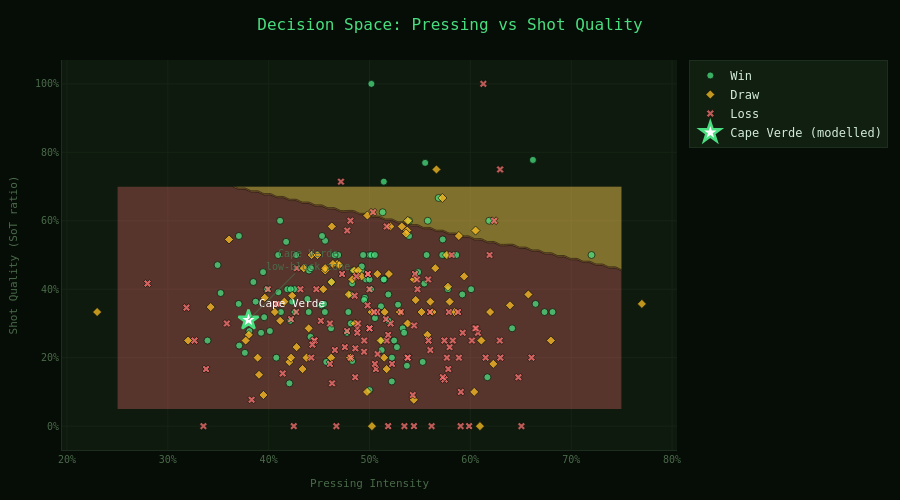

Source (notebook cell):
### Code cell
# Chart 2: Decision Space Map
# 2D contour: pressing vs shot quality, coloured by predicted outcome
# Every WC/Euro/Copa team plotted on top

press_range = np.linspace(0.25, 0.75, 80)
sot_range   = np.linspace(0.05, 0.70, 80)
PP, SS      = np.meshgrid(press_range, sot_range)

# xg scales with sot_ratio so the contour reflects the strongest predictor meaningfully
xg_mean = float(df["xg"].mean())
opp_xg_mean = float(df["opp_xg"].mean())
grid_rows = []
for p, s in zip(PP.ravel(), SS.ravel()):
    xg_scaled = xg_mean * (0.6 + s * 0.8)
    opp_xg_scaled = opp_xg_mean * (1.2 - p * 0.5)
    grid_rows.append({
        "xg": xg_scaled, "opp_xg": opp_xg_scaled, "xg_diff": xg_scaled - opp_xg_scaled,
        "possession": 0.40 + p * 0.20, "shots": 14, "opp_shots": 14,
        "sot": int(s*14), "sot_ratio": s,
        "press_ratio": p, "first_sub_min": 65,
        "n_subs": 4, "up_xg": s * 0.15, "duel_ratio": 0.45 + p * 0.10,
    })

grid_df   = pd.DataFrame(grid_rows)
grid_pred = outcome_tree.predict(grid_df[DECISION_FEATURES])
pred_names = le.inverse_transform(grid_pred)
cmap = {"Win": 1.0, "Draw": 0.5, "Loss": 0.0}
pred_vals = np.array([cmap[n] for n in pred_names]).reshape(PP.shape)

fig_space = go.Figure()
fig_space.add_trace(go.Contour(
    x=press_range, y=sot_range, z=pred_vals,
    colorscale=[
        [0.00, "rgba(248,113,113,0.5)"],
        [0.50, "rgba(251,191,36,0.5)"],
        [1.00, "rgba(74,222,128,0.5)"],
    ],
    contours=dict(start=0, end=1, size=0.5, showlabels=False),
    showscale=False, opacity=0.65,
    hoverinfo="skip",
))

for outcome, color, sym in [("Win",C["win"],"circle"),("Draw",C["draw"],"diamond"),("Loss",C["loss"],"x")]:
    sub = df[df["outcome"]==outcome]
    fig_space.add_trace(go.Scatter(
        x=sub["press_ratio"], y=sub["sot_ratio"],
        mode="markers", name=outcome,
        marker=dict(color=color, size=7, symbol=sym,
                    opacity=0.75, line=dict(color=C["bg"], width=0.8)),
        text=sub["team"]+" vs "+sub["opponent"]+" ("+sub["tournament"].str.split().str[-1]+")",
        hovertemplate="%{text}<br>Press: %{x:.0%} | SoT: %{y:.0%}<extra></extra>",
    ))

fig_space.add_trace(go.Scatter(
    x=[0.38], y=[0.31],
    mode="markers+text", name="Cape Verde (modelled)",
    marker=dict(color="#ffffff", size=15, symbol="star",
                line=dict(color=C["win"], width=2.5)),
    text=["Cape Verde"], textposition="top right",
    textfont=dict(color="#ffffff", size=11),
))

fig_space.update_layout(
    **BASE,
    title=dict(text="Decision Space: Pressing vs Shot Quality", font=dict(size=16,color=C["win"]), x=0.5),
    xaxis={**axis("Pressing Intensity", pct=True)},
    yaxis={**axis("Shot Quality (SoT ratio)", pct=True)},
    legend=dict(bgcolor=C["card"], bordercolor=C["border"], borderwidth=1),
    height=500,
    annotations=[
        dict(x=0.38, y=0.31, ax=60, ay=-60, text="Cape Verde<br>low-block zone",
             font=dict(color=C["muted"], size=10), showarrow=True,
             arrowcolor=C["muted"], arrowwidth=1),
    ]
)
fig_space.show()

### Figure 1 — Plotly figure (JSON) as saved in the notebook; plotly's stock layout.template omitted (floating-point values rounded to 4 significant figures; data arrays with more than 128 entries replaced by an {"elided": "..."} marker saying what was removed)
{"data": [{"colorscale": [[0.0, "rgba(248,113,113,0.5)"], [0.5, "rgba(251,191,36,0.5)"], [1.0, "rgba(74,222,128,0.5)"]], "contours": {"end": 1, "showlabels": false, "size": 0.5, "start": 0}, "hoverinfo": "skip", "opacity": 0.65, "showscale": false, "type": "contour", "x": [0.25, 0.2563, 0.2627, 0.269, 0.2753, 0.2816, 0.288, 0.2943, 0.3006, 0.307, 0.3133, 0.3196, 0.3259, 0.3323, 0.3386, 0.3449, 0.3513, 0.3576, 0.3639, 0.3703, 0.3766, 0.3829, 0.3892, 0.3956, 0.4019, 0.4082, 0.4146, 0.4209, 0.4272, 0.4335, 0.4399, 0.4462, 0.4525, 0.4589, 0.4652, 0.4715, 0.4778, 0.4842, 0.4905, 0.4968, 0.5032, 0.5095, 0.5158, 0.5222, 0.5285, 0.5348, 0.5411, 0.5475, 0.5538, 0.5601, 0.5665, 0.5728, 0.5791, 0.5854, 0.5918, 0.5981, 0.6044, 0.6108, 0.6171, 0.6234, 0.6297, 0.6361, 0.6424, 0.6487, 0.6551, 0.6614, 0.6677, 0.6741, 0.6804, 0.6867, 0.693, 0.6994, 0.7057, 0.712, 0.7184, 0.7247, 0.731, 0.7373, 0.7437, 0.75], "y": [0.05, 0.05823, 0.06646, 0.07468, 0.08291, 0.09114, 0.09937, 0.1076, 0.1158, 0.1241, 0.1323, 0.1405, 0.1487, 0.157, 0.1652, 0.1734, 0.1816, 0.1899, 0.1981, 0.2063, 0.2146, 0.2228, 0.231, 0.2392, 0.2475, 0.2557, 0.2639, 0.2722, 0.2804, 0.2886, 0.2968, 0.3051, 0.3133, 0.3215, 0.3297, 0.338, 0.3462, 0.3544, 0.3627, 0.3709, 0.3791, 0.3873, 0.3956, 0.4038, 0.412, 0.4203, 0.4285, 0.4367, 0.4449, 0.4532, 0.4614, 0.4696, 0.4778, 0.4861, 0.4943, 0.5025, 0.5108, 0.519, 0.5272, 0.5354, 0.5437, 0.5519, 0.5601, 0.5684, 0.5766, 0.5848, 0.593, 0.6013, 0.6095, 0.6177, 0.6259, 0.6342, 0.6424, 0.6506, 0.6589, 0.6671, 0.6753, 0.6835, 0.6918, 0.7], "z": {"elided": "80x80 float values"}}, {"hovertemplate": "%{text}<br>Press: %{x:.0%} | SoT: %{y:.0%}<extra></extra>", "marker": {"color": "#4ade80", "line": {"color": "#060d06", "width": 0.8}, "opacity": 0.75, "size": 7, "symbol": "circle"}, "mode": "markers", "name": "Win", "text": ["Morocco vs Canada (2022)", "England vs Iran (2022)", "Japan vs Spain (2022)", "United States vs Iran (2022)", "Iran vs Wales (2022)", "Tunisia vs France (2022)", "England vs Wales (2022)", "Switzerland vs Cameroon (2022)", "Portugal vs Ghana (2022)", "Netherlands vs Senegal (2022)", "Poland vs Saudi Arabia (2022)", "Netherlands vs Qatar (2022)", "France vs Denmark (2022)", "Japan vs Germany (2022)", "Senegal vs Qatar (2022)", "Belgium vs Canada (2022)", "Brazil vs Switzerland (2022)", "Germany vs Costa Rica (2022)", "Costa Rica vs Japan (2022)", "Croatia vs Morocco (2022)", "Switzerland vs Serbia (2022)", "Argentina vs Australia (2022)", "Australia vs Denmark (2022)", "Brazil vs Serbia (2022)", "Australia vs Tunisia (2022)", "Senegal vs Ecuador (2022)", "Morocco vs Portugal (2022)", "Mexico vs Saudi Arabia (2022)", "Argentina vs Poland (2022)", "Argentina vs Mexico (2022)", "Portugal vs Switzerland (2022)", "England vs Senegal (2022)", "Argentina vs Croatia (2022)", "France vs England (2022)", "France vs Morocco (2022)", "Brazil vs South Korea (2022)", "France vs Poland (2022)", "Netherlands vs United States (2022)", "Portugal vs Uruguay (2022)", "Morocco vs Belgium (2022)", "Ecuador vs Qatar (2022)", "Saudi Arabia vs Argentina (2022)", "Ghana vs South Korea (2022)", "Uruguay vs Ghana (2022)", "Spain vs Costa Rica (2022)", "Croatia vs Canada (2022)", "Cameroon vs Brazil (2022)", "France vs Australia (2022)", "South Korea vs Portugal (2022)", "Venezuela vs Jamaica (2024)", "Uruguay vs Bolivia (2024)", "Ecuador vs Jamaica (2024)", "Argentina vs Chile (2024)", "Colombia vs Paraguay (2024)", "United States vs Bolivia (2024)", "Argentina vs Peru (2024)", "Mexico vs Jamaica (2024)", "Venezuela vs Mexico (2024)", "Uruguay vs United States (2024)", "Brazil vs Paraguay (2024)", "Venezuela vs Ecuador (2024)", "Canada vs Peru (2024)", "Costa Rica vs Paraguay (2024)", "Colombia vs Panama (2024)", "Argentina vs Colombia (2024)", "Colombia vs Uruguay (2024)", "Argentina vs Canada (2024)", "Uruguay vs Panama (2024)", "Colombia vs Costa Rica (2024)", "Panama vs United States (2024)", "Panama vs Bolivia (2024)", "Argentina vs Canada (2024)", "Portugal vs Czech Republic (2024)", "Switzerland vs Hungary (2024)", "England vs Serbia (2024)", "Spain vs Croatia (2024)", "Austria vs Poland (2024)", "Turkey vs Georgia (2024)", "Romania vs Ukraine (2024)", "Ukraine vs Slovakia (2024)", "Netherlands vs Poland (2024)", "Georgia vs Portugal (2024)", "France vs Belgium (2024)", "Portugal vs Turkey (2024)", "England vs Netherlands (2024)", "Spain vs England (2024)", "Spain vs France (2024)", "Netherlands vs Turkey (2024)", "Austria vs Netherlands (2024)", "Spain vs Germany (2024)", "Turkey vs Czech Republic (2024)", "Turkey vs Austria (2024)", "Netherlands vs Romania (2024)", "Spain vs Georgia (2024)", "England vs Slovakia (2024)", "Spain vs Albania (2024)", "Germany vs Denmark (2024)", "Switzerland vs Italy (2024)", "Hungary vs Scotland (2024)", "Spain vs Italy (2024)", "Germany vs Hungary (2024)", "France vs Austria (2024)", "Slovakia vs Belgium (2024)", "Italy vs Albania (2024)", "Belgium vs Romania (2024)", "Germany vs Scotland (2024)"], "type": "scatter", "x": [0.5329, 0.4174, 0.7201, 0.4828, 0.6414, 0.5392, 0.3524, 0.4965, 0.44, 0.4815, 0.4558, 0.5189, 0.4619, 0.6815, 0.479, 0.4256, 0.4815, 0.5283, 0.5244, 0.4397, 0.4689, 0.3703, 0.5, 0.4096, 0.5121, 0.5272, 0.6736, 0.5187, 0.456, 0.4258, 0.6187, 0.4095, 0.6621, 0.513, 0.6169, 0.3705, 0.4937, 0.5726, 0.4076, 0.6007, 0.5751, 0.5685, 0.5, 0.5017, 0.3493, 0.5552, 0.5147, 0.4415, 0.5722, 0.5371, 0.5053, 0.5221, 0.3871, 0.3925, 0.4185, 0.4273, 0.5483, 0.5222, 0.5544, 0.4524, 0.4549, 0.5016, 0.5019, 0.5142, 0.492, 0.4777, 0.5343, 0.5114, 0.4012, 0.4213, 0.4419, 0.3848, 0.4621, 0.4924, 0.4219, 0.4837, 0.5577, 0.3956, 0.586, 0.592, 0.4829, 0.5141, 0.5, 0.5121, 0.4529, 0.4954, 0.4122, 0.4232, 0.5392, 0.5054, 0.381, 0.5566, 0.3394, 0.4384, 0.4206, 0.5527, 0.4113, 0.4571, 0.6647, 0.3984, 0.4947, 0.3764, 0.5778, 0.3708, 0.3945, 0.4654], "y": [0.2857, 0.5385, 0.5, 0.4167, 0.2857, 0.6, 0.3889, 0.4286, 0.4545, 0.3, 0.3333, 0.3077, 0.2857, 0.3333, 0.3333, 0.3333, 0.3846, 0.3548, 0.25, 0.3333, 0.5, 0.3571, 0.5, 0.3913, 0.2222, 0.2308, 0.3333, 0.3846, 0.5417, 0.4, 0.6, 0.5, 0.7778, 0.625, 0.1429, 0.5556, 0.5, 0.5455, 0.2, 0.4, 0.5, 0.6667, 0.4286, 0.5, 0.4706, 0.7692, 0.4286, 0.2609, 0.5, 0.1765, 0.5, 0.1304, 0.3636, 0.2727, 0.4, 0.5, 0.45, 0.2, 0.4167, 0.3529, 0.3571, 0.4, 1.0, 0.7143, 0.4545, 0.2727, 0.2727, 0.35, 0.2778, 0.3077, 0.4615, 0.4211, 0.4211, 0.4667, 0.4, 0.4545, 0.6, 0.3182, 0.5, 0.3846, 0.1905, 0.4286, 0.1053, 0.25, 0.5556, 0.375, 0.3333, 0.3636, 0.5556, 0.3158, 0.2778, 0.5, 0.25, 0.3714, 0.125, 0.1875, 0.6, 0.1875, 0.3571, 0.4, 0.3684, 0.2143, 0.4, 0.2353, 0.45, 0.5]}, {"hovertemplate": "%{text}<br>Press: %{x:.0%} | SoT: %{y:.0%}<extra></extra>", "marker": {"color": "#fbbf24", "line": {"color": "#060d06", "width": 0.8}, "opacity": 0.75, "size": 7, "symbol": "diamond"}, "mode": "markers", "name": "Draw", "text": ["Croatia vs Belgium (2022)", "Belgium vs Croatia (2022)", "Netherlands vs Ecuador (2022)", "Ecuador vs Netherlands (2022)", "England vs United States (2022)", "United States vs England (2022)", "Morocco vs Croatia (2022)", "Croatia vs Morocco (2022)", "United States vs Wales (2022)", "Wales vs United States (2022)", "Denmark vs Tunisia (2022)", "Tunisia vs Denmark (2022)", "Mexico vs Poland (2022)", "Poland vs Mexico (2022)", "Netherlands vs Argentina (2022)", "Argentina vs Netherlands (2022)", "Argentina vs France (2022)", "France vs Argentina (2022)", "Uruguay vs South Korea (2022)", "South Korea vs Uruguay (2022)", "Croatia vs Brazil (2022)", "Brazil vs Croatia (2022)", "Morocco vs Spain (2022)", "Spain vs Morocco (2022)", "Japan vs Croatia (2022)", "Croatia vs Japan (2022)", "Spain vs Germany (2022)", "Germany vs Spain (2022)", "Cameroon vs Serbia (2022)", "Serbia vs Cameroon (2022)", "Brazil vs Colombia (2024)", "Colombia vs Brazil (2024)", "Peru vs Chile (2024)", "Chile vs Peru (2024)", "Mexico vs Ecuador (2024)", "Ecuador vs Mexico (2024)", "Brazil vs Costa Rica (2024)", "Costa Rica vs Brazil (2024)", "Canada vs Uruguay (2024)", "Uruguay vs Canada (2024)", "Uruguay vs Brazil (2024)", "Brazil vs Uruguay (2024)", "Venezuela vs Canada (2024)", "Canada vs Venezuela (2024)", "Argentina vs Ecuador (2024)", "Ecuador vs Argentina (2024)", "Canada vs Chile (2024)", "Chile vs Canada (2024)", "England vs Slovenia (2024)", "Slovenia vs England (2024)", "Croatia vs Italy (2024)", "Italy vs Croatia (2024)", "Slovenia vs Serbia (2024)", "Serbia vs Slovenia (2024)", "France vs Poland (2024)", "Poland vs France (2024)", "Georgia vs Czech Republic (2024)", "Czech Republic vs Georgia (2024)", "England vs Switzerland (2024)", "Switzerland vs England (2024)", "Slovenia vs Denmark (2024)", "Denmark vs Slovenia (2024)", "Switzerland vs Germany (2024)", "Germany vs Switzerland (2024)", "Scotland vs Switzerland (2024)", "Switzerland vs Scotland (2024)", "Portugal vs France (2024)", "France vs Portugal (2024)", "Denmark vs England (2024)", "England vs Denmark (2024)", "Ukraine vs Belgium (2024)", "Belgium vs Ukraine (2024)", "Portugal vs Slovenia (2024)", "Slovenia vs Portugal (2024)", "Denmark vs Serbia (2024)", "Serbia vs Denmark (2024)", "Netherlands vs France (2024)", "France vs Netherlands (2024)", "Croatia vs Albania (2024)", "Albania vs Croatia (2024)", "Slovakia vs Romania (2024)", "Romania vs Slovakia (2024)"], "type": "scatter", "x": [0.5795, 0.4205, 0.4426, 0.5574, 0.3962, 0.6038, 0.6109, 0.3891, 0.517, 0.483, 0.4561, 0.5439, 0.4156, 0.5844, 0.532, 0.468, 0.4626, 0.5374, 0.4976, 0.5024, 0.4794, 0.5206, 0.538, 0.462, 0.47, 0.53, 0.4397, 0.5603, 0.4979, 0.5021, 0.544, 0.456, 0.6052, 0.3948, 0.4375, 0.5625, 0.3905, 0.6095, 0.4637, 0.5363, 0.6393, 0.3607, 0.5151, 0.4849, 0.4348, 0.5652, 0.5516, 0.4484, 0.3201, 0.6799, 0.5723, 0.4277, 0.6196, 0.3804, 0.4622, 0.5378, 0.4222, 0.5778, 0.5078, 0.4922, 0.6228, 0.3772, 0.5664, 0.4336, 0.5111, 0.4889, 0.5458, 0.4542, 0.5939, 0.4061, 0.7701, 0.2299, 0.3425, 0.6575, 0.4855, 0.5145, 0.5192, 0.4808, 0.4233, 0.5767, 0.4114, 0.5886], "y": [0.3636, 0.1875, 0.5, 0.2667, 0.375, 0.1, 0.25, 0.2, 0.1667, 0.4286, 0.4545, 0.07692, 0.3636, 0.3333, 0.5833, 0.4737, 0.5833, 0.5714, 0.1, 0.0, 0.3846, 0.5833, 0.6, 0.2, 0.4706, 0.3333, 0.2857, 0.3636, 0.6154, 0.3333, 0.4286, 0.4615, 0.5714, 0.09091, 0.2, 0.3333, 0.15, 0.0, 0.4737, 0.5625, 0.3529, 0.5455, 0.3333, 0.4545, 0.4615, 0.4615, 0.3333, 0.5, 0.25, 0.25, 0.6667, 0.2308, 0.3333, 0.2667, 0.4211, 0.3, 0.2, 0.4074, 0.4444, 0.4375, 0.1818, 0.25, 0.75, 0.1667, 0.25, 0.4545, 0.3684, 0.4, 0.4375, 0.3333, 0.3571, 0.3333, 0.3478, 0.3846, 0.3, 0.2, 0.4444, 0.2, 0.381, 0.5, 0.3077, 0.5556]}, {"hovertemplate": "%{text}<br>Press: %{x:.0%} | SoT: %{y:.0%}<extra></extra>", "marker": {"color": "#f87171", "line": {"color": "#060d06", "width": 0.8}, "opacity": 0.75, "size": 7, "symbol": "x"}, "mode": "markers", "name": "Loss", "text": ["Canada vs Morocco (2022)", "Iran vs England (2022)", "Spain vs Japan (2022)", "Iran vs United States (2022)", "Wales vs Iran (2022)", "France vs Tunisia (2022)", "Wales vs England (2022)", "Cameroon vs Switzerland (2022)", "Ghana vs Portugal (2022)", "Senegal vs Netherlands (2022)", "Saudi Arabia vs Poland (2022)", "Qatar vs Netherlands (2022)", "Denmark vs France (2022)", "Germany vs Japan (2022)", "Qatar vs Senegal (2022)", "Canada vs Belgium (2022)", "Switzerland vs Brazil (2022)", "Costa Rica vs Germany (2022)", "Japan vs Costa Rica (2022)", "Morocco vs Croatia (2022)", "Serbia vs Switzerland (2022)", "Australia vs Argentina (2022)", "Denmark vs Australia (2022)", "Serbia vs Brazil (2022)", "Tunisia vs Australia (2022)", "Ecuador vs Senegal (2022)", "Portugal vs Morocco (2022)", "Saudi Arabia vs Mexico (2022)", "Poland vs Argentina (2022)", "Mexico vs Argentina (2022)", "Switzerland vs Portugal (2022)", "Senegal vs England (2022)", "Croatia vs Argentina (2022)", "England vs France (2022)", "Morocco vs France (2022)", "South Korea vs Brazil (2022)", "Poland vs France (2022)", "United States vs Netherlands (2022)", "Uruguay vs Portugal (2022)", "Belgium vs Morocco (2022)", "Qatar vs Ecuador (2022)", "Argentina vs Saudi Arabia (2022)", "South Korea vs Ghana (2022)", "Ghana vs Uruguay (2022)", "Costa Rica vs Spain (2022)", "Canada vs Croatia (2022)", "Brazil vs Cameroon (2022)", "Australia vs France (2022)", "Portugal vs South Korea (2022)", "Jamaica vs Venezuela (2024)", "Bolivia vs Uruguay (2024)", "Jamaica vs Ecuador (2024)", "Chile vs Argentina (2024)", "Paraguay vs Colombia (2024)", "Bolivia vs United States (2024)", "Peru vs Argentina (2024)", "Jamaica vs Mexico (2024)", "Mexico vs Venezuela (2024)", "United States vs Uruguay (2024)", "Paraguay vs Brazil (2024)", "Ecuador vs Venezuela (2024)", "Peru vs Canada (2024)", "Paraguay vs Costa Rica (2024)", "Panama vs Colombia (2024)", "Colombia vs Argentina (2024)", "Uruguay vs Colombia (2024)", "Canada vs Argentina (2024)", "Panama vs Uruguay (2024)", "Costa Rica vs Colombia (2024)", "United States vs Panama (2024)", "Bolivia vs Panama (2024)", "Canada vs Argentina (2024)", "Czech Republic vs Portugal (2024)", "Hungary vs Switzerland (2024)", "Serbia vs England (2024)", "Croatia vs Spain (2024)", "Poland vs Austria (2024)", "Georgia vs Turkey (2024)", "Ukraine vs Romania (2024)", "Slovakia vs Ukraine (2024)", "Poland vs Netherlands (2024)", "Portugal vs Georgia (2024)", "Belgium vs France (2024)", "Turkey vs Portugal (2024)", "Netherlands vs England (2024)", "England vs Spain (2024)", "France vs Spain (2024)", "Turkey vs Netherlands (2024)", "Netherlands vs Austria (2024)", "Germany vs Spain (2024)", "Czech Republic vs Turkey (2024)", "Austria vs Turkey (2024)", "Romania vs Netherlands (2024)", "Georgia vs Spain (2024)", "Slovakia vs England (2024)", "Albania vs Spain (2024)", "Denmark vs Germany (2024)", "Italy vs Switzerland (2024)", "Scotland vs Hungary (2024)", "Italy vs Spain (2024)", "Hungary vs Germany (2024)", "Austria vs France (2024)", "Belgium vs Slovakia (2024)", "Albania vs Italy (2024)", "Romania vs Belgium (2024)", "Scotland vs Germany (2024)"], "type": "scatter", "x": [0.4671, 0.5826, 0.2799, 0.5172, 0.3586, 0.4608, 0.6476, 0.5035, 0.56, 0.5185, 0.5442, 0.4811, 0.5381, 0.3185, 0.521, 0.5744, 0.5185, 0.4717, 0.4756, 0.5603, 0.5311, 0.6297, 0.5, 0.5904, 0.4879, 0.4728, 0.3264, 0.4813, 0.544, 0.5742, 0.3813, 0.5905, 0.3379, 0.487, 0.3831, 0.6295, 0.5063, 0.4274, 0.5924, 0.3993, 0.4249, 0.4315, 0.5, 0.4983, 0.6507, 0.4448, 0.4853, 0.5585, 0.4278, 0.4629, 0.4947, 0.4779, 0.6129, 0.6075, 0.5815, 0.5727, 0.4517, 0.4778, 0.4456, 0.5476, 0.5451, 0.4984, 0.4981, 0.4858, 0.508, 0.5223, 0.4657, 0.4886, 0.5988, 0.5787, 0.5581, 0.6152, 0.5379, 0.5076, 0.5781, 0.5163, 0.4423, 0.6044, 0.414, 0.408, 0.5171, 0.4859, 0.5, 0.4879, 0.5471, 0.5046, 0.5878, 0.5768, 0.4608, 0.4946, 0.619, 0.4434, 0.6606, 0.5616, 0.5794, 0.4473, 0.5887, 0.5429, 0.3353, 0.6016, 0.5053, 0.6236, 0.4222, 0.6292, 0.6055, 0.5346], "y": [0.0, 0.25, 0.4167, 0.25, 0.3, 0.3, 0.1429, 0.625, 0.3333, 0.2667, 0.2941, 0.6, 0.2, 0.3462, 0.3, 0.1364, 0.0, 0.7143, 0.2308, 0.2222, 0.3333, 0.2, 0.2857, 0.0, 0.2857, 0.4444, 0.25, 0.2, 0.0, 0.25, 0.3, 0.1, 0.1667, 0.4375, 0.07692, 0.75, 0.1667, 0.3333, 0.2727, 0.4, 0.0, 0.4, 0.2857, 0.4444, 0.0, 0.25, 0.381, 0.25, 0.4615, 0.125, 0.25, 0.5714, 1.0, 0.2727, 0.5, 0.1429, 0.3077, 0.2778, 0.25, 0.4, 0.4444, 0.4444, 0.3529, 0.1429, 0.2105, 0.1818, 0.2222, 0.3, 0.0, 0.3333, 0.4286, 0.2, 0.2, 0.3333, 0.1667, 0.3125, 0.2, 0.2857, 0.1538, 0.3571, 0.5833, 0.2273, 0.4, 0.2727, 0.4286, 0.3333, 0.3333, 0.2, 0.1818, 0.2174, 0.5, 0.2381, 0.2, 0.0, 0.2308, 0.4, 0.2, 0.09091, 0.0, 0.25, 0.1818, 0.6, 0.3125, 0.25, 0.2857, 0.0]}, {"marker": {"color": "#ffffff", "line": {"color": "#4ade80", "width": 2.5}, "size": 15, "symbol": "star"}, "mode": "markers+text", "name": "Cape Verde (modelled)", "text": ["Cape Verde"], "textfont": {"color": "#ffffff", "size": 11}, "textposition": "top right", "type": "scatter", "x": [0.38], "y": [0.31]}], "layout": {"annotations": [{"arrowcolor": "#4a6a4a", "arrowwidth": 1, "ax": 60, "ay": -60, "font": {"color": "#4a6a4a", "size": 10}, "showarrow": true, "text": "Cape Verde<br>low-block zone", "x": 0.38, "y": 0.31}], "font": {"color": "#d4edda", "family": "monospace", "size": 12}, "height": 500, "hoverlabel": {"bgcolor": "#111f11", "bordercolor": "#1e2e1e", "font": {"color": "#d4edda"}}, "legend": {"bgcolor": "#111f11", "bordercolor": "#1e2e1e", "borderwidth": 1}, "margin": {"b": 50, "l": 60, "r": 40, "t": 60}, "paper_bgcolor": "#060d06", "plot_bgcolor": "#0d1a0d", "title": {"font": {"color": "#4ade80", "size": 16}, "text": "Decision Space: Pressing vs Shot Quality", "x": 0.5}, "xaxis": {"gridcolor": "#162316", "linecolor": "#1e2e1e", "showline": true, "tickcolor": "#1e2e1e", "tickfont": {"color": "#4a6a4a", "size": 10}, "tickformat": ".0%", "title": {"font": {"color": "#4a6a4a", "size": 11}, "text": "Pressing Intensity"}, "zeroline": false}, "yaxis": {"gridcolor": "#162316", "linecolor": "#1e2e1e", "showline": true, "tickcolor": "#1e2e1e", "tickfont": {"color": "#4a6a4a", "size": 10}, "tickformat": ".0%", "title": {"font": {"color": "#4a6a4a", "size": 11}, "text": "Shot Quality (SoT ratio)"}, "zeroline": false}}}
